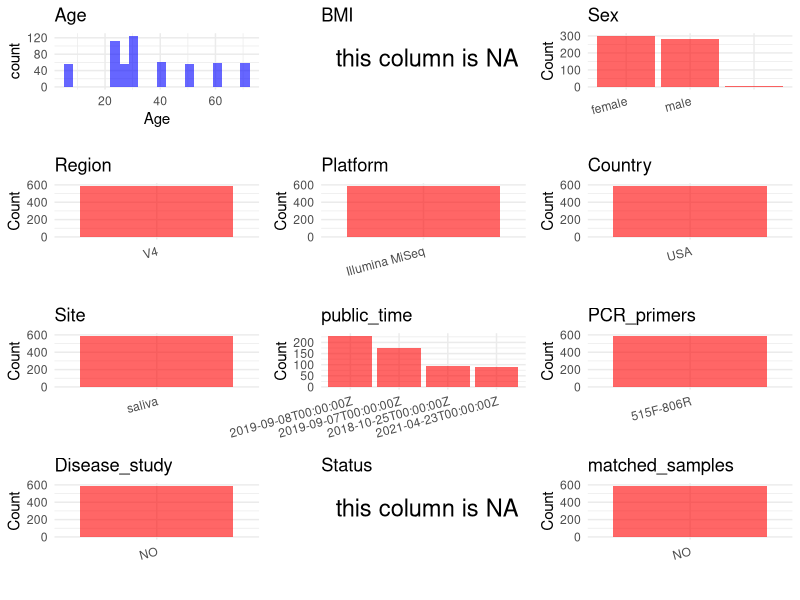

R code for this plot: (Note: this script raises an error after producing the figure.)
## ---- chunk 1
# Load necessary libraries
library(dplyr)
library(ggplot2)
library(cowplot)

# Set working directory (update this path to your local directory)
setwd("D:/metadata/PRJEB29169")

# Read the initial metadata files
initial_meta<-read.csv("SraRunTable.csv",header = T)

# Combine the two metadata files
#meta <- rbind(initial_meta, initial_meta1)

#Remove entries non-oral samples
#initial_meta <- subset(initial_meta, Organism == "human oral metagenome")


# Check the number of samples containing "HT" in Sample.Name (e.g., healthy controls)
#nrow(subset(meta, grepl("HT", Sample.Name)))

# Display the first few rows of the metadata
head(initial_meta)
## ---- chunk 2
# Create a uniform metadata dataframe
metadata <- data.frame(
  BioProject = initial_meta$BioProject,
  Run = initial_meta$Run,
  sample_name = initial_meta$Sample.Name,
  Age = initial_meta$Host_Age,
  BMI = NA,
  Sex= initial_meta$sex,
  Region = "V4",
  Platform = initial_meta$Instrument,
  Country = initial_meta$geo_loc_name_country,
  Site = initial_meta$env_material,
  public_time = initial_meta$ReleaseDate,
  Status = NA,
  stringsAsFactors = FALSE
)
## ---- chunk 3
# Add information obtained from the publication
metadata$PCR_primers <- "515F-806R"
metadata$title <- "Establishing microbial composition measurement standards with reference frames"
metadata$Disease_study <- "NO"
# Assign disease status based on sample_name patterns
#metadata$Status<-"NA"

#extract subject id by remove prefix of sample_name


keep_subjects <- unique(subset(metadata, Site == "saliva")$sample_name)
metadata <- subset(metadata, sample_name %in% keep_subjects)

metadata$matched_samples <- "NO"
## ---- chunk 4
# Check the number of unique runs and sample names
print(paste("Number of unique runs:", length(unique(metadata$Run))))
print(paste("Number of unique sample names:", length(unique(metadata$sample_name))))
## ---- chunk 5
# Select columns for visualization
plot_data <- metadata %>%
  select(-BioProject, -Run, -sample_name, -title)

# Function to create simple plots for each column
create_simple_plots <- function(data) {
  plots <- list()
  
  for (col in colnames(data)) {
    # Check if the column is all NA
    if (all(is.na(data[[col]]))) {
      # Create an empty plot with text indicating all NA
      p <- ggplot() +
        annotate("text", x = 0.5, y = 0.5, label = "this column is NA", size = 6) +
        labs(title = col) +
        theme_void()
    } else if (is.numeric(data[[col]])) {
      # Numeric variable: histogram
      p <- ggplot(data, aes(x = .data[[col]])) +
        geom_histogram(fill = "blue", alpha = 0.6, bins = 20, na.rm = TRUE) +
        labs(title = col) +
        theme_minimal()
    } else {
      # Categorical variable: bar plot (remove NA values)
      count_data <- as.data.frame(table(data[[col]], useNA = "ifany"))
      p <- ggplot(count_data, aes(x = reorder(Var1, -Freq), y = Freq)) +
        geom_col(fill = "red", alpha = 0.6) +
        labs(title = col, x = NULL, y = "Count") +
        theme_minimal() +
        theme(axis.text.x = element_text(angle = 15, hjust = 1))
    }
    plots[[col]] <- p
  }
  
  return(plots)
}

# Generate and arrange plots
plots <- create_simple_plots(plot_data)
p<-plot_grid(plots$Age, 
          plots$BMI, 
          plots$Sex, 
          plots$Region, 
          plots$Platform, 
          plots$Country, 
          plots$Site,
          plots$public_time, 
          plots$PCR_primers,
          plots$Disease_study,
          plots$Status,
          plots$matched_samples,# add 
          ncol = 3, align = "hv", axis = "lb")
ggsave("metadata_summary.png", plot = p, width = 8, height = 6, dpi = 150)
## ---- chunk 6
knitr::include_graphics("metadata_summary.png")
## ---- chunk 7
# Reorder columns to match the desired format
metadata <- metadata[, c(
  "BioProject", "Run", "sample_name", "Age", "BMI", "Sex", 
  "Region", "Platform", "Country", "Site", "public_time", 
  "PCR_primers", "title", "Disease_study", "Status","matched_samples"
)]

# Export the uniform metadata to a CSV file
write.csv(metadata, file = "metadata.csv", quote = FALSE)
head(metadata)
